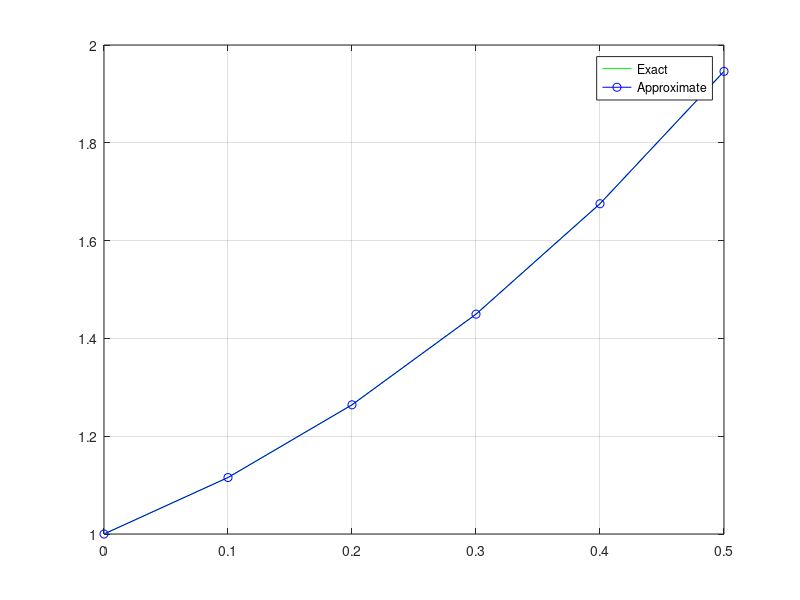

MATLAB code to generate this figure:
% Rk3 Módszer
% y'(t)=2t+y diff. egyenlet megoldása y(0) = 1, h = 0.1, b = 0.4

n = 5; % Iteráció hossza
y0 = 1; % y0 értéke
t0 = 0; % t0 értéke
h = 0.1; % lépés mérete
f = @(t, y) (2 * t) + y; % függvény meghatározása
yexact = @(t) ((-2) * (t + 1) + (3 * exp(t))); % egzakt függvény meghatározása
t=[t0 zeros(1, n)]; % t tömb feltöltése nullákkal
y = zeros(size(t)); % y tömb feltöltése nullákkal
ye = zeros(size(t)); % ye tömb feltöltése nullákkal(egzakt megoldáshoz)

y(1) = y0; % y tömb első elemének inicializálása
t(1) = t0; % t tömb első elemének inicializálása
fprintf('%7s %7s %7s %7s \n','i','t(i)','y(i)', 'ye(i)'); % fejléc kiíratása
for i=1:n
  % Rk3 módszer megoldása:
  % k1 = f (ti, yi)
  % k2 = f (ti + h, yi + hk1)
  % k3 = f (ti + h/2, yi + (h/2) (k1+k2) /2)
  % y1 = yi + [(k1 + k2 + 4k3) /6] *h

  t(i + 1)=t(i) + h;

  k1 = f(t(i), y(i));
  y1 = y(i) + h * k1;
  t1 = t(i) + h;

  k2 = f(t1, y1);
  y2 = y(i) + (h / 2)*(k1 + k2)/2;
  t2 = t(i) + (h / 2);

  k3 = f(t2, y2);

  y(i+1) = y(i) + (k1 + k2 + (4 * k3)) * h / 6;
  ye(i) = yexact(t(i)); % egzakt függvény kiszámolása a t(i) pontban
  fprintf('%7d %7.2f %7.3f %7.3f \n',i, t(i), y(i), ye(i)); % iteráció eredményeinek kiírása
end

% függvények ábrázolása
plot(t, yexact(t), 'g', t, y, 'b-o');
legend('Exact', 'Approximate');
grid on
